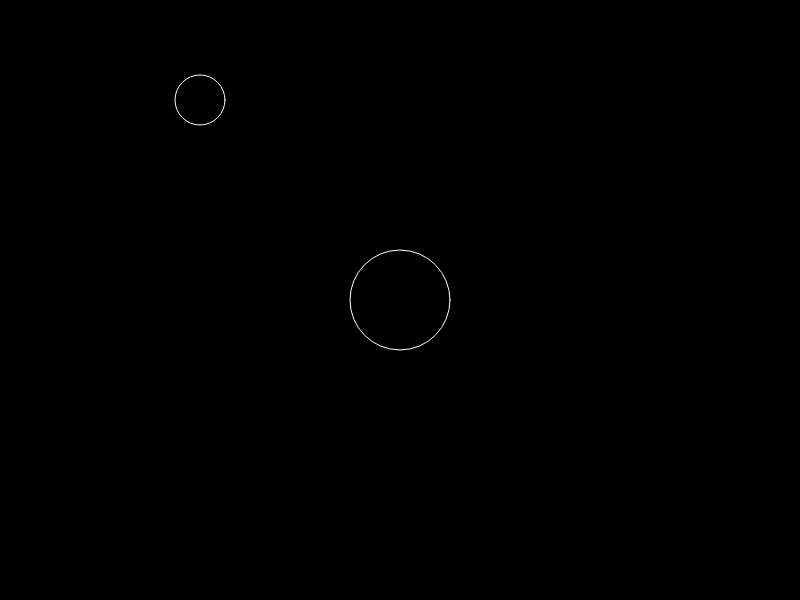
Frame 1 (no input)
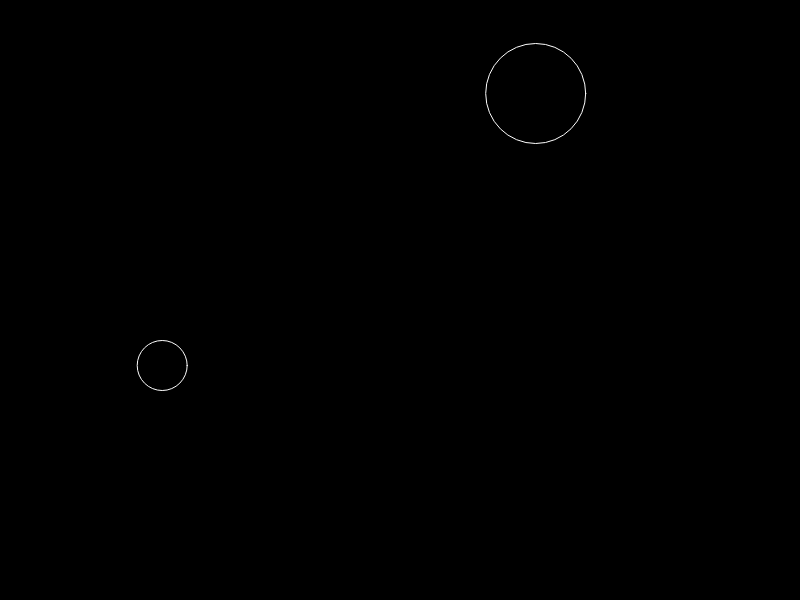
Frame 60 (no input)
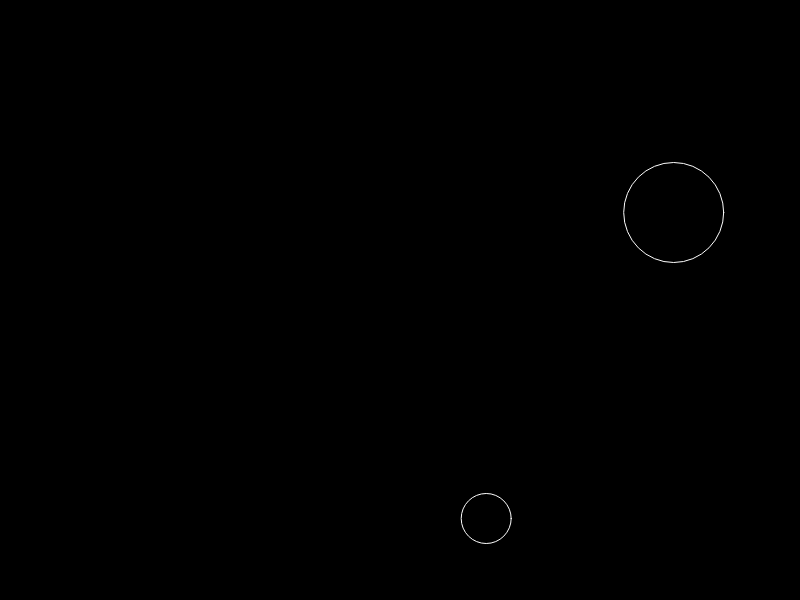
Frame 120 (the mouse pressed at the canvas centre since frame 60)

The p5.js sketch that drew these frames (run headless with seeded random() and noise() and a simulated clock; from frame 60 on, the mouse is pressed at the canvas centre):

// p5.js sketch
// ── sketch.js
var ball = {
    x: 400
    , y: 300
    , diam: 100
    , xspeed: 2.3
    , yspeed: -3.5
    , draw: function () {
        stroke(255);
        noFill();
        ellipse(this.x, this.y, this.diam, this.diam);
    }
    , update: function () {
        this.x += this.xspeed;
        this.y += this.yspeed;
    }
    , bounce: function () {
        if (this.x > width - this.diam / 2 || this.x < this.diam / 2) {
            this.xspeed *= -1;
        }
        if (this.y > height - this.diam / 2 || this.y < this.diam / 2) {
            this.yspeed *= -1;
        }
    }
}

var ball2 = {
    x: 200
    , y: 100
    , diam: 50
    , xspeed: -5.4
    , yspeed: 4.5
    , draw: function () {
        stroke(255);
        noFill();
        ellipse(this.x, this.y, this.diam, this.diam);
    }
    , update: function () {
        this.x += this.xspeed;
        this.y += this.yspeed;
    }
    , bounce: function () {
        if (this.x > width - this.diam / 2 || this.x < this.diam / 2) {
            this.xspeed *= -1;
        }
        if (this.y > height - this.diam / 2 || this.y < this.diam / 2) {
            this.yspeed *= -1;
        }
    }
}

function setup() {
    createCanvas(800, 600);
}

function draw() {
    background(0);
   
    ball.draw();
    ball2.draw();
    ball.update();
    ball2.update();
    ball.bounce();
    ball2.bounce();
}
